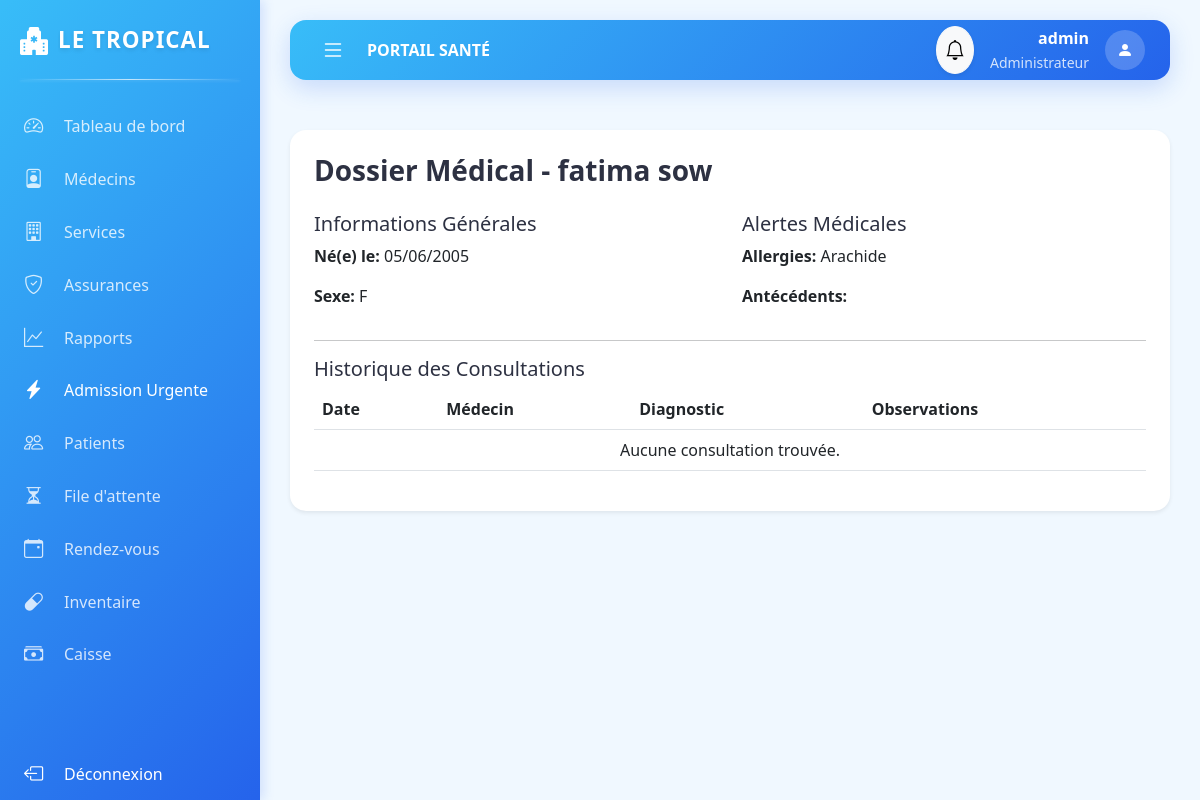
Screenshot of /patient/dossier/2 (signed in) with the database file from the repository.
### app/models.py (models this page shows)
class Utilisateur(db.Model, UserMixin):
    id = db.Column(db.Integer, primary_key=True)
    username = db.Column(db.String(50), unique=True, nullable=False)
    password = db.Column(db.String(100), nullable=False)
    role = db.Column(db.String(20), nullable=False) # Admin, Medecin, Patient, Pharmacien, Receptionniste
    date_creation = db.Column(db.DateTime, default=datetime.utcnow)
    patient_id = db.Column(db.Integer, db.ForeignKey('patient.id'), nullable=True)
    patient = db.relationship('Patient', backref=db.backref('user', uselist=False))
    medecin_id = db.Column(db.Integer, db.ForeignKey('medecin.id'), nullable=True)
    medecin = db.relationship('Medecin', backref=db.backref('user', uselist=False))

class Patient(db.Model):
    id = db.Column(db.Integer, primary_key=True)
    nom = db.Column(db.String(50), nullable=False)
    prenom = db.Column(db.String(50), nullable=False)
    date_naissance = db.Column(db.Date, nullable=False)
    sexe = db.Column(db.String(10))
    adresse = db.Column(db.String(200))
    telephone = db.Column(db.String(20))
    email = db.Column(db.String(120))
    centre_id = db.Column(db.Integer, db.ForeignKey('centre.id'), nullable=True)
    assurance_id = db.Column(db.Integer, db.ForeignKey('assurance.id'), nullable=True)
    assurance = db.relationship('Assurance', backref='patients')
    dossier = db.relationship('DossierMedical', backref='patient', uselist=False)
    rdvs = db.relationship('RendezVous', backref='patient', lazy=True)
    file_attente = db.relationship('FileAttente', backref='patient', lazy=True)

class DossierMedical(db.Model):
    id = db.Column(db.Integer, primary_key=True)
    patient_id = db.Column(db.Integer, db.ForeignKey('patient.id'), nullable=False)
    date_creation = db.Column(db.DateTime, default=datetime.utcnow)
    antecedents = db.Column(db.Text)
    allergies = db.Column(db.Text)
    groupe_sanguin = db.Column(db.String(5))

### app/routes.py (the view)
@main.route("/patient/dossier/<int:patient_id>")
@login_required
def voir_dossier(patient_id):
    patient = Patient.query.get_or_404(patient_id)
    if current_user.role == 'Patient' and current_user.patient_id != patient.id:
        return redirect(url_for('main.dashboard'))
    if current_user.role == 'Medecin':
        assigne = RendezVous.query.filter_by(medecin_id=current_user.medecin_id, patient_id=patient.id).first()
        if not assigne:
            flash("Non autorisé.", "danger")
            return redirect(url_for('main.list_patients'))
    return render_template('patient_dossier_view.html', patient=patient)

### app/__init__.py (called while the page is built)
def create_app(config_class=Config):
    app = Flask(__name__)
    app.config.from_object(Config)
    db.init_app(app)
    bcrypt.init_app(app)
    login_manager.init_app(app)
    from app.routes import main
    app.register_blueprint(main)
    from app.transfert import transfert_bp
    app.register_blueprint(transfert_bp)
    @app.context_processor
    def inject_now():
        from datetime import datetime
        return {'datetime': datetime}
    return app

### app/models.py (called while the page is built)
@login_manager.user_loader
def load_user(user_id):
    return Utilisateur.query.get(int(user_id))

### app/routes.py (called while the page is built)
@main.app_context_processor
def inject_notifications():
    if current_user.is_authenticated: return dict(unread_notifications=[n for n in current_user.notifications if not n.lu])
    return dict(unread_notifications=[])

### app/templates/patient_dossier_view.html (shortened to what this page needs)
{% extends "base.html" %}
{% block content %}
<div class="card border-0 shadow-sm p-4">
    <h3 class="fw-bold mb-4">Dossier Médical - {{ patient.prenom }} {{ patient.nom }}</h3>
    <div class="row">
        <div class="col-md-6">
            <h5>Informations Générales</h5>
            <p><strong>Né(e) le:</strong> {{ patient.date_naissance.strftime('%d/%m/%Y') }}</p>
            <p><strong>Sexe:</strong> {{ patient.sexe }}</p>
        </div>
        <div class="col-md-6">
            <h5>Alertes Médicales</h5>
            <p><strong>Allergies:</strong> {{ patient.dossier.allergies if patient.dossier else 'Néant' }}</p>
            <p><strong>Antécédents:</strong> {{ patient.dossier.antecedents if patient.dossier else 'Néant' }}</p>
        </div>
    </div>
    <hr>
    <h5>Historique des Consultations</h5>
    <table class="table">
        <thead>
            <tr>
                <th>Date</th>
                <th>Médecin</th>
                <th>Diagnostic</th>
                <th>Observations</th>
            </tr>
        </thead>
        <tbody>
            {% for rdv in patient.rdvs if rdv.consultation %}
            <tr>
                <td>{{ rdv.consultation.date_consultation.strftime('%d/%m/%Y') }}</td>
                <td>Dr {{ rdv.medecin.nom }}</td>
                <td>{{ rdv.consultation.diagnostic }}</td>
                <td>{{ rdv.consultation.observations }}</td>
            </tr>
            {% else %}
            <tr>
                <td colspan="4" class="text-center">Aucune consultation trouvée.</td>
            </tr>
            {% endfor %}
        </tbody>
    </table>
</div>
{% endblock %}

### app/templates/base.html (shortened to what this page needs)
<!DOCTYPE html>
<html lang="fr">
<head>
    <link href="https://cdn.jsdelivr.net/npm/bootstrap@5.3.0/dist/css/bootstrap.min.css" rel="stylesheet">
    <link rel="stylesheet" href="https://cdn.jsdelivr.net/npm/bootstrap-icons@1.11.0/font/bootstrap-icons.css">
</head>
<body>
    {% if current_user.is_authenticated %}
    <div id="sidebar">
        <div class="sidebar-header">
            <i class="bi bi-hospital-fill text-success fs-3"></i>
            <span class="logo-text">LE TROPICAL</span>
        </div>
            <a href="{{ url_for('main.dashboard') }}" class="menu-item {{ 'active' if request.endpoint == 'main.dashboard' }}">
                <i class="bi bi-speedometer2"></i>
                <span class="menu-text">Tableau de bord</span>
            </a>
            {% if current_user.role == 'Administrateur' %}
            <a href="{{ url_for('main.list_medecins') }}" class="menu-item {{ 'active' if request.endpoint == 'main.list_medecins' }}">
                <i class="bi bi-person-badge"></i>
                <span class="menu-text">Médecins</span>
            </a>
            <a href="{{ url_for('main.list_services') }}" class="menu-item {{ 'active' if request.endpoint == 'main.list_services' }}">
                <i class="bi bi-building"></i>
                <span class="menu-text">Services</span>
            </a>
            <a href="{{ url_for('main.list_assurances') }}" class="menu-item {{ 'active' if request.endpoint == 'main.list_assurances' }}">
                <i class="bi bi-shield-check"></i>
                <span class="menu-text">Assurances</span>
            </a>
            <a href="{{ url_for('main.rapports') }}" class="menu-item {{ 'active' if request.endpoint == 'main.rapports' }}">
                <i class="bi bi-graph-up"></i>
                <span class="menu-text">Rapports</span>
            </a>
            {% endif %}
            {% if current_user.role in ['Administrateur', 'Receptionniste'] %}
            <a href="{{ url_for('main.admission_urgence') }}" class="menu-item {{ 'active' if request.endpoint == 'main.admission_urgence' }} text-danger">
                <i class="bi bi-lightning-charge-fill"></i>
                <span class="menu-text">Admission Urgente</span>
            </a>
            {% endif %}
            {% if current_user.role in ['Administrateur', 'Receptionniste', 'Medecin'] %}
            <a href="{{ url_for('main.list_patients') }}" class="menu-item {{ 'active' if request.endpoint == 'main.list_patients' }}">
                <i class="bi bi-people"></i>
                <span class="menu-text">Patients</span>
            </a>
            {% endif %}
            {% if current_user.role in ['Administrateur', 'Receptionniste'] %}
            <a href="{{ url_for('main.file_attente') }}" class="menu-item {{ 'active' if request.endpoint == 'main.file_attente' }}">
                <i class="bi bi-hourglass-split"></i>
                <span class="menu-text">File d'attente</span>
            </a>
            {% endif %}
            {% if current_user.role not in ['Pharmacien', 'Caissier'] %}
            <a href="{{ url_for('main.list_rdvs') }}" class="menu-item {{ 'active' if request.endpoint == 'main.list_rdvs' }}">
                <i class="bi bi-calendar-event"></i>
                <span class="menu-text">Rendez-vous</span>
            </a>
            {% endif %}
            {% if current_user.role == 'Pharmacien' or current_user.role == 'Administrateur' %}
            <a href="{{ url_for('main.pharmacie_inventaire') }}" class="menu-item {{ 'active' if request.endpoint == 'main.pharmacie_inventaire' }}">
                <i class="bi bi-capsule"></i>
                <span class="menu-text">Inventaire</span>
            </a>
            {% endif %}
            {% if current_user.role in ['Caissier', 'Administrateur'] %}
            <a href="{{ url_for('main.caisse_factures') }}" class="menu-item {{ 'active' if request.endpoint == 'main.caisse_factures' }}">
                <i class="bi bi-cash-stack"></i>
                <span class="menu-text">Caisse</span>
            </a>
            {% endif %}
            <div class="mt-auto pt-5">
                <a href="{{ url_for('main.logout') }}" class="menu-item text-danger">
                    <i class="bi bi-box-arrow-left"></i>
                    <span class="menu-text">Déconnexion</span>
                </a>
            </div>
        </div>
    <div id="main-wrapper">
        <header class="top-navbar">
            <button class="toggle-btn" id="sidebarToggle">
                <i class="bi bi-list"></i>
            </button>
            <div class="ms-3 fw-bold text-uppercase d-none d-md-block">
                {{ title if title else "Portail Santé" }}
            </div>
            <div class="ms-auto d-flex align-items-center">
                <div class="dropdown me-3">
                    <button class="btn btn-light position-relative rounded-circle shadow-sm p-2" type="button" data-bs-toggle="dropdown">
                        <i class="bi bi-bell fs-5"></i>
                    </button>
                </div>
                <div class="text-end me-3 d-none d-sm-block">
                    <div class="fw-bold">{{ current_user.username }}</div>
                    <small class="text-muted">{{ current_user.role }}</small>
                </div>
                <div class="rounded-circle bg-success text-white d-flex align-items-center justify-content-center" style="width: 40px; height: 40px;">
                    <i class="bi bi-person-fill"></i>
                </div>
            </div>
        </header>
        <main class="content-area">
            {% block content %}{% endblock %}
        </main>
    </div>
    {% else %}
    <div class="content-area p-0">
        {% block auth_content %}{% endblock %}
    </div>
    {% endif %}
</body>
</html>

### app/templates/base.html (style rules this page uses)
:root { --primary-gradient: linear-gradient(135deg, #38BDF8 0%, #2563EB 100%); --button-gradient: linear-gradient(135deg, #38BDF8 0%, #2563EB 100%); --bg-light: #F0F8FF; --text-dark: #2D3142; --text-muted: #9C9EAB; --accent-bg: #E0F2FE; --accent-text: #0284C7; --sidebar-width: 260px; --sidebar-collapsed-width: 70px; --top-nav-height: 60px; }
body { background-color: var(--bg-light); overflow-x: hidden; font-family: 'Segoe UI', Tahoma, Geneva, Verdana, sans-serif; color: var(--text-dark); }
h1, h2, h3, h4, h5, h6, .fw-bold { color: var(--text-dark) !important; }
.text-muted { color: var(--text-muted) !important; }
#sidebar { width: var(--sidebar-width); height: 100vh; position: fixed; left: 0; top: 0; z-index: 1000; background: var(--primary-gradient); color: white; transition: all 0.3s ease; box-shadow: 4px 0 10px rgba(37, 99, 235, 0.15); display: flex; flex-direction: column; overflow-y: auto; overflow-x: hidden; }
.sidebar-header { height: 80px; display: flex; align-items: center; padding: 0 20px; margin-bottom: 20px; position: relative; background: transparent; }
.sidebar-header::after { content: ''; position: absolute; bottom: 0; left: 20px; right: 20px; height: 1px; background: linear-gradient(90deg, transparent, rgba(255, 255, 255, 0.7), transparent); box-shadow: 0 1px 3px rgba(255, 255, 255, 0.2); }
.sidebar-header .logo-text { white-space: nowrap; overflow: hidden; font-weight: 800; font-size: 1.4rem; letter-spacing: 1px; margin-left: 10px; transition: opacity 0.2s; color: white; text-shadow: 0 2px 4px rgba(0, 0, 0, 0.1); }
#sidebar .text-success, #sidebar .text-danger { color: white !important; }
.menu-item { padding: 12px 20px; display: flex; align-items: center; color: rgba(255,255,255,0.8); text-decoration: none; transition: all 0.2s; border-left: 4px solid transparent; }
.menu-item i { font-size: 1.2rem; min-width: 30px; }
.menu-text { margin-left: 10px; white-space: nowrap; transition: opacity 0.2s; }
#main-wrapper { margin-left: var(--sidebar-width); transition: all 0.3s ease; min-height: 100vh; display: flex; flex-direction: column; }
.top-navbar { height: var(--top-nav-height); background: var(--primary-gradient); display: flex; align-items: center; padding: 0 25px; box-shadow: 0 8px 24px rgba(37, 99, 235, 0.2); position: sticky; top: 20px; z-index: 999; margin: 20px 30px; border-radius: 16px; color: white; }
.top-navbar .fw-bold, .top-navbar .text-uppercase { color: white !important; }
.top-navbar .text-muted { color: rgba(255, 255, 255, 0.8) !important; }
.top-navbar .bg-success { background: rgba(255, 255, 255, 0.2) !important; color: white !important; }
.toggle-btn { background: none; border: none; font-size: 1.5rem; cursor: pointer; color: white; }
.content-area { padding: 30px; flex-grow: 1; }
.card { background: #FFFFFF; border-radius: 16px; box-shadow: 0 8px 24px rgba(37, 99, 235, 0.08); border: none; transition: transform 0.2s, box-shadow 0.2s; }

### rows the page displays
Utilisateur: username "admin", role "Administrateur"
Patient: prenom "fatima", nom "sow", date_naissance "05/06/2005", sexe "F"
DossierMedical: dossier "Arachide"

### other values shown
{{ title if title else "Portail Santé" }} "PORTAIL SANTÉ"
